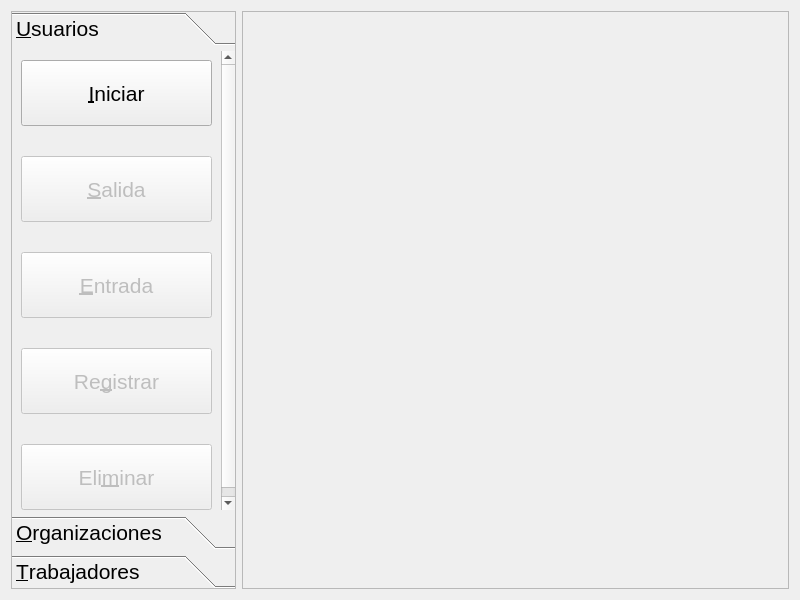
<?xml version="1.0" encoding="UTF-8"?>
<ui version="4.0">
 <class>CShelterMain</class>
 <widget class="QWidget" name="CShelterMain">
  <property name="geometry">
   <rect>
    <x>0</x>
    <y>0</y>
    <width>800</width>
    <height>600</height>
   </rect>
  </property>
  <property name="windowTitle">
   <string>CShelterMain</string>
  </property>
  <layout class="QGridLayout" name="gridLayout">
   <item row="0" column="0">
    <widget class="QToolBox" name="tbxActions">
     <property name="maximumSize">
      <size>
       <width>225</width>
       <height>16777215</height>
      </size>
     </property>
     <property name="font">
      <font>
       <pointsize>16</pointsize>
      </font>
     </property>
     <property name="frameShape">
      <enum>QFrame::Shape::StyledPanel</enum>
     </property>
     <property name="frameShadow">
      <enum>QFrame::Shadow::Plain</enum>
     </property>
     <property name="currentIndex">
      <number>0</number>
     </property>
     <widget class="QWidget" name="wgtUsers">
      <property name="geometry">
       <rect>
        <x>0</x>
        <y>-44</y>
        <width>206</width>
        <height>498</height>
       </rect>
      </property>
      <attribute name="label">
       <string>&amp;Usuarios</string>
      </attribute>
      <layout class="QVBoxLayout" name="vloUsers">
       <property name="spacing">
        <number>30</number>
       </property>
       <item>
        <widget class="QPushButton" name="pbLogInOut">
         <property name="minimumSize">
          <size>
           <width>0</width>
           <height>66</height>
          </size>
         </property>
         <property name="text">
          <string>&amp;Iniciar</string>
         </property>
        </widget>
       </item>
       <item>
        <widget class="QPushButton" name="pbUserOut">
         <property name="enabled">
          <bool>false</bool>
         </property>
         <property name="minimumSize">
          <size>
           <width>0</width>
           <height>66</height>
          </size>
         </property>
         <property name="text">
          <string>&amp;Salida</string>
         </property>
         <property name="flat">
          <bool>false</bool>
         </property>
        </widget>
       </item>
       <item>
        <widget class="QPushButton" name="pbUserIn">
         <property name="enabled">
          <bool>false</bool>
         </property>
         <property name="minimumSize">
          <size>
           <width>0</width>
           <height>66</height>
          </size>
         </property>
         <property name="text">
          <string>&amp;Entrada</string>
         </property>
        </widget>
       </item>
       <item>
        <widget class="QPushButton" name="pbUserRegist">
         <property name="enabled">
          <bool>false</bool>
         </property>
         <property name="minimumSize">
          <size>
           <width>0</width>
           <height>66</height>
          </size>
         </property>
         <property name="text">
          <string>Re&amp;gistrar</string>
         </property>
        </widget>
       </item>
       <item>
        <widget class="QPushButton" name="pbUserRemove">
         <property name="enabled">
          <bool>false</bool>
         </property>
         <property name="minimumSize">
          <size>
           <width>0</width>
           <height>66</height>
          </size>
         </property>
         <property name="text">
          <string>Eli&amp;minar</string>
         </property>
        </widget>
       </item>
       <item>
        <spacer name="vspUsers">
         <property name="orientation">
          <enum>Qt::Orientation::Vertical</enum>
         </property>
         <property name="sizeHint" stdset="0">
          <size>
           <width>20</width>
           <height>40</height>
          </size>
         </property>
        </spacer>
       </item>
      </layout>
     </widget>
     <widget class="QWidget" name="wgtOrg">
      <property name="geometry">
       <rect>
        <x>0</x>
        <y>0</y>
        <width>223</width>
        <height>454</height>
       </rect>
      </property>
      <attribute name="label">
       <string>&amp;Organizaciones</string>
      </attribute>
      <layout class="QVBoxLayout" name="vloOrgs">
       <property name="spacing">
        <number>30</number>
       </property>
       <property name="topMargin">
        <number>30</number>
       </property>
       <item>
        <widget class="QPushButton" name="pbOrgOut">
         <property name="enabled">
          <bool>false</bool>
         </property>
         <property name="minimumSize">
          <size>
           <width>0</width>
           <height>64</height>
          </size>
         </property>
         <property name="text">
          <string>S&amp;alida</string>
         </property>
         <property name="flat">
          <bool>false</bool>
         </property>
        </widget>
       </item>
       <item>
        <widget class="QPushButton" name="pbOrgIn">
         <property name="enabled">
          <bool>false</bool>
         </property>
         <property name="minimumSize">
          <size>
           <width>0</width>
           <height>64</height>
          </size>
         </property>
         <property name="text">
          <string>E&amp;ntrada</string>
         </property>
        </widget>
       </item>
       <item>
        <spacer name="vspOrgs">
         <property name="orientation">
          <enum>Qt::Orientation::Vertical</enum>
         </property>
         <property name="sizeHint" stdset="0">
          <size>
           <width>20</width>
           <height>265</height>
          </size>
         </property>
        </spacer>
       </item>
      </layout>
     </widget>
     <widget class="QWidget" name="wgtWorkers">
      <property name="geometry">
       <rect>
        <x>0</x>
        <y>0</y>
        <width>223</width>
        <height>454</height>
       </rect>
      </property>
      <attribute name="label">
       <string>&amp;Trabajadores</string>
      </attribute>
      <layout class="QVBoxLayout" name="vloWorkers">
       <property name="spacing">
        <number>30</number>
       </property>
       <property name="topMargin">
        <number>30</number>
       </property>
       <item>
        <widget class="QPushButton" name="pbWrkOut">
         <property name="enabled">
          <bool>false</bool>
         </property>
         <property name="minimumSize">
          <size>
           <width>0</width>
           <height>64</height>
          </size>
         </property>
         <property name="text">
          <string>Sa&amp;lida</string>
         </property>
         <property name="flat">
          <bool>false</bool>
         </property>
        </widget>
       </item>
       <item>
        <widget class="QPushButton" name="pbWrkIn">
         <property name="enabled">
          <bool>false</bool>
         </property>
         <property name="minimumSize">
          <size>
           <width>0</width>
           <height>64</height>
          </size>
         </property>
         <property name="text">
          <string>Ent&amp;rada</string>
         </property>
        </widget>
       </item>
       <item>
        <spacer name="vspWorkers">
         <property name="orientation">
          <enum>Qt::Orientation::Vertical</enum>
         </property>
         <property name="sizeHint" stdset="0">
          <size>
           <width>20</width>
           <height>265</height>
          </size>
         </property>
        </spacer>
       </item>
      </layout>
     </widget>
    </widget>
   </item>
   <item row="0" column="1">
    <widget class="QFrame" name="frmContainer">
     <property name="frameShape">
      <enum>QFrame::Shape::StyledPanel</enum>
     </property>
     <property name="frameShadow">
      <enum>QFrame::Shadow::Raised</enum>
     </property>
    </widget>
   </item>
  </layout>
 </widget>
 <resources/>
 <connections/>
</ui>
